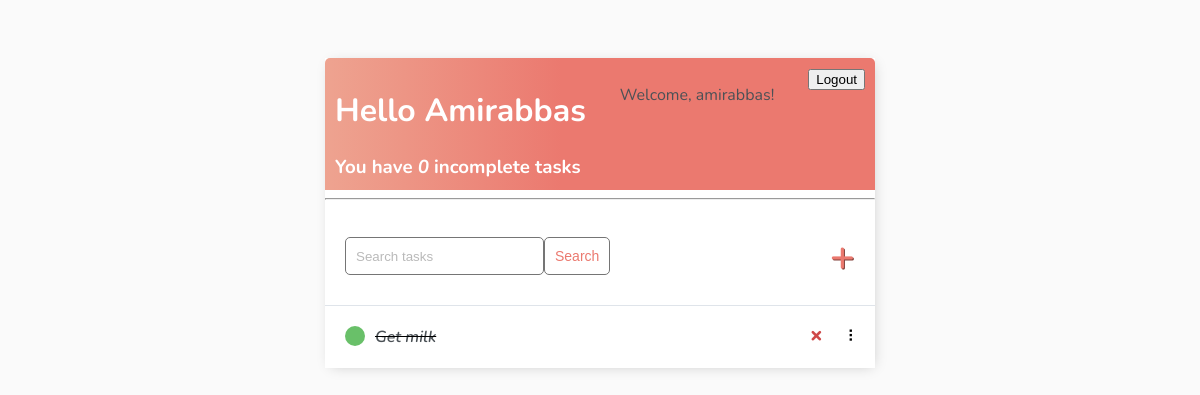
Page / (signed in) on the earlier database version.
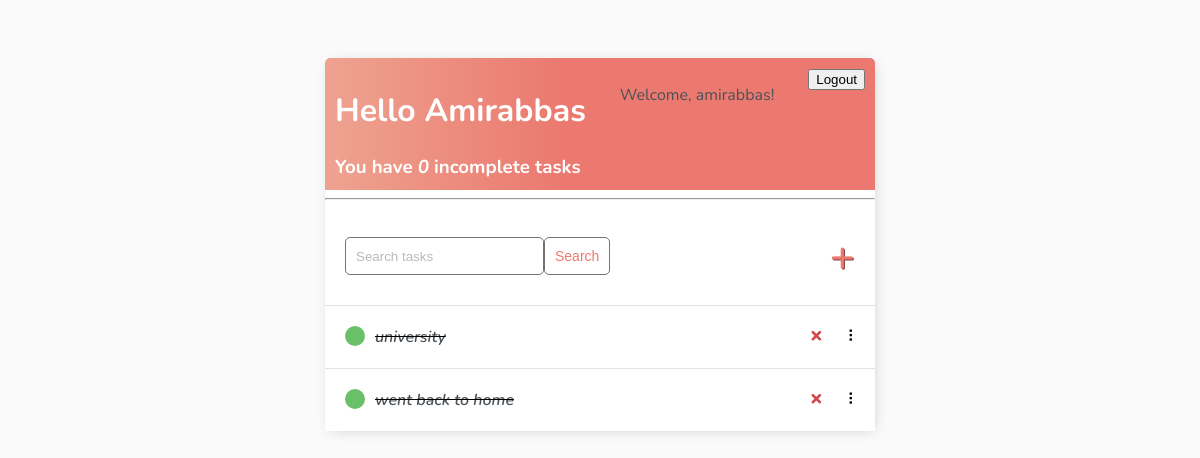
Same page on the later database version.
### base/models.py (models this page shows)
class Task(models.Model):
    user = models.ForeignKey(User , on_delete=models.CASCADE , null=True, blank=True,)
    title = models.CharField(max_length=100 , null=True, blank=True)
    description = models.TextField(null=True, blank=True,)
    complete = models.BooleanField(default=True, null=True)
    created = models.DateTimeField(auto_now_add=True)
    def __str__(self):
        return self.title
    class Meta:
        ordering = ['complete']

### base/views.py (the view)
# urls.py: path('', TaskList.as_view(), name='tasks'),
class TaskList(LoginRequiredMixin, ListView):
    model = Task
    context_object_name = 'tasks'
    def get_context_data(self, **kwargs):
        context = super().get_context_data(**kwargs)
        context['tasks'] = context['tasks'].filter(user=self.request.user)
        context['count'] = context['tasks'].filter(complete=False).count()
        search_input = self.request.GET.get('search_area') or ''
        if search_input:
            context['tasks'] = context['tasks'].filter(title__icontains=search_input)
        context['search_input'] = search_input
        return context

### base/templates/base/task_list.html (shortened to what this page needs)
{% extends "base/main.html" %}
{% block content %}
<div class="header-bar">
    <div>
        <h1>Hello {{request.user|title}}</h1>
        <h3 style="margin:0">You have <i>{{count}}</i> incomplete task{{ count|pluralize:"s" }}</h3>
    </div>
    {% if request.user.is_authenticated %}
    <p>Welcome, {{ request.user.username }}!</p>
    <form action="{% url 'logout' %}" method="post">
        <button type="submit">Logout</button>
    </form>
    {% else %}
        <a href="{% url 'login' %}">Login</a>
    {% endif %}
</div>
<hr>
<div id="search-add-wrapper">
    <form method="GET" style="display: flex;">
        <input type="text" name="search_area" placeholder="Search tasks" value="{% if request.GET.search_area %}{{ request.GET.search_area }}{% endif %}">
        <input class="button" type="submit" value="Search">
    </form>
    {% if tasks|length > 0 %}
    <a id="add-link" href="{% url 'task-create' %}">&#x2b;</a>
    {% endif %}
</div>
<div id="tasklist" class="task-items-wrapper">
    {% for task in tasks %}
    <div class="task-wrapper" data-position="{{task.pk}}">
        <div class="task-title">
            {% if task.complete %}
            <div class="task-complete-icon"></div>
            <i><s><a href="{% url 'task-update' task.id %}">{{task}}</a></s></i> {% else %}
            <div class="task-incomplete-icon"></div>
            <a href="{% url 'task-update' task.id %}">{{task}}</a> {% endif %}
        </div>
        <div class="task-controls">
            <a class="delete-link" href="{% url 'task-delete' task.id %}">&#215;</a>
            <span class="handle">&nbsp;&#10247;</span>
        </div>
    </div>
    {% empty %}
    <div style="text-align: center; padding-bottom: 10px; line-height: 1em;">
        <h3>No new tasks are created.</h3>
        <h3>Create a <a style="text-decoration: none; color: #e53935;" href="{% url 'task-create' %}">New task</a> ! </h3>
    </div>
    {% endfor %}
</div>
{% endblock content %}

### base/templates/base/main.html (shortened to what this page needs)
<!DOCTYPE html>
<html lang="en">
<head>
</head>
<body>
    <div class="container">
        {% block content %} {% endblock content %}
    </div>
</body>
</html>

### base/templates/base/main.html (style rules this page uses)
body { background-color: #FAFAFA; font-family: 'Nunito', sans-serif; padding-top: 50px; }
h1, h2, h3, h4, h5, h6, { font-family: 'Raleway', sans-serif; }
a, p { color: #4b5156 }
a { font-weight: 600; }
.container { max-width: 550px; margin: auto; background-color: #fff; -webkit-box-shadow: 2px 2px 13px -4px rgba(0, 0, 0, 0.21); box-shadow: 2px 2px 13px -4px rgba(0, 0, 0, 0.21); }
input { outline: none; border: none; }
.header-bar { display: flex; justify-content: space-between; color: #fff; padding: 10px; border-radius: 5px 5px 0 0; background: linear-gradient(90deg, #EEA390 0%, #EB796F 43%, #EB796F 100%); }
.task-wrapper { display: flex; align-items: center; justify-content: space-between; background-color: #fff; border-top: 1px solid #dfe4ea; overflow: hidden; }
.task-title { display: flex; padding: 20px; }
.task-title a { text-decoration: none; color: #4b5156; margin-left: 10px; }
.task-complete-icon { height: 20px; width: 20px; background-color: rgb(105, 192, 105); border-radius: 50%; }
.delete-link { text-decoration: none; font-weight: 900; color: #cf4949; font-size: 22px; line-height: 0; padding: 20px 0px; }
.handle { display: inline-block; padding: 20px 16px; cursor: grab; user-select: none; }
.handle:after, .handle:before { display: block; content: ""; }
#add-link { color: #EB796F; text-decoration: none; font-size: 42px; text-shadow: 1px 1px #81413b; }
#search-add-wrapper { display: flex; justify-content: space-between; align-items: center; padding: 20px; }
input[type=text], input[type=password], textarea { border: 1px solid #757575; border-radius: 5px; padding: 10px; width: 90%; }
::placeholder { font-weight: 300; opacity: 0.5; }
.button { border: 1px solid #757575; background-color: #FFF; color: #EB796F; padding: 10px; font-size: 14px; border-radius: 5px; cursor: pointer; text-decoration: none; }

Differences in the rows shown:
removed Task: title "Get milk"
added Task: title "university"
added Task: title "went back to home"
